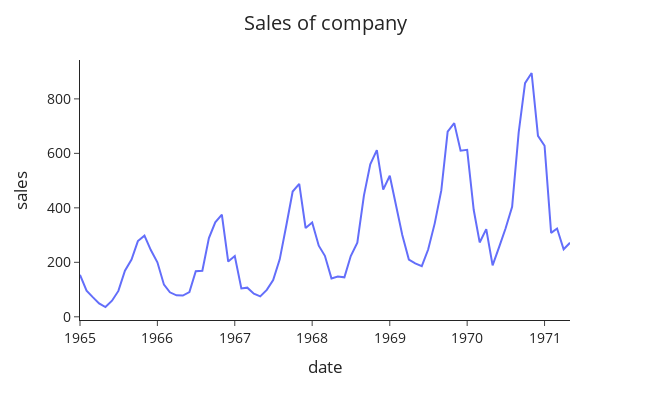

Notebook source saved alongside this figure:
### Markdown cell above
## Sales of company time series

### Code cell
plt_ts("Sales of company", sales_of_company_x, x="Month",y="Count",x_label="date",y_label="sales")

### Figure 1 — Plotly figure (JSON) as saved in the notebook; plotly's stock layout.template omitted (floating-point values rounded to 4 significant figures)
{"data": [{"hovertemplate": "date=%{x}<br>sales=%{y}<extra></extra>", "legendgroup": "", "line": {"color": "#636efa", "dash": "solid"}, "marker": {"symbol": "circle"}, "mode": "lines", "name": "", "orientation": "v", "showlegend": false, "type": "scatter", "x": ["1965-01", "1965-02", "1965-03", "1965-04", "1965-05", "1965-06", "1965-07", "1965-08", "1965-09", "1965-10", "1965-11", "1965-12", "1966-01", "1966-02", "1966-03", "1966-04", "1966-05", "1966-06", "1966-07", "1966-08", "1966-09", "1966-10", "1966-11", "1966-12", "1967-01", "1967-02", "1967-03", "1967-04", "1967-05", "1967-06", "1967-07", "1967-08", "1967-09", "1967-10", "1967-11", "1967-12", "1968-01", "1968-02", "1968-03", "1968-04", "1968-05", "1968-06", "1968-07", "1968-08", "1968-09", "1968-10", "1968-11", "1968-12", "1969-01", "1969-02", "1969-03", "1969-04", "1969-05", "1969-06", "1969-07", "1969-08", "1969-09", "1969-10", "1969-11", "1969-12", "1970-01", "1970-02", "1970-03", "1970-04", "1970-05", "1970-06", "1970-07", "1970-08", "1970-09", "1970-10", "1970-11", "1970-12", "1971-01", "1971-02", "1971-03", "1971-04", "1971-05"], "xaxis": "x", "y": [154, 96, 73, 49, 36, 59, 95, 169, 210, 278, 298, 245, 200, 118, 90, 79, 78, 91, 167, 169, 289, 347, 375, 203, 223, 104, 107, 85, 75, 99, 135, 211, 335, 460, 488, 326, 346, 261, 224, 141, 148, 145, 223, 272, 445, 560, 612, 467, 518, 404, 300, 210, 196, 186, 247, 343, 464, 680, 711, 610, 613, 392, 273, 322, 189, 257, 324, 404, 677, 858, 895, 664, 628, 308, 324, 248, 272], "yaxis": "y"}], "layout": {"font": {"size": 14}, "height": 400, "legend": {"tracegroupgap": 0}, "margin": {"t": 60}, "title": {"text": "Sales of company", "x": 0.5}, "width": 650, "xaxis": {"anchor": "y", "domain": [0, 1], "title": {"text": "date"}}, "yaxis": {"anchor": "x", "domain": [0, 1], "title": {"text": "sales"}}}}
